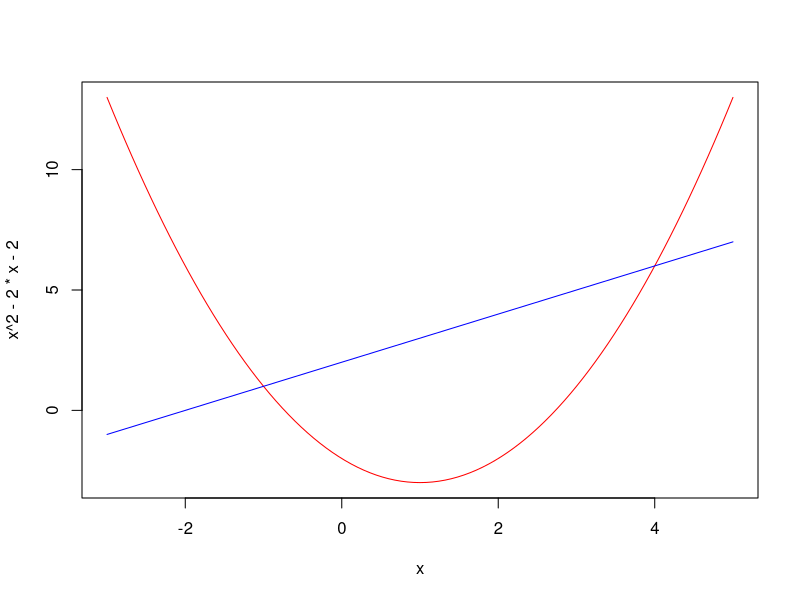

The R script that drew this image:
## ---- chunk 1
library(tidyverse)

## ---- chunk 2
rec <- function(x) {2*x - 9}
integrate(rec, lower = 4.5, upper = 8.5)

## ---- chunk 3
curve(x^2-2*x-2, -3, 5, col = "red")
curve(x+2, add = TRUE, col = "blue")

## ---- chunk 4
f <- function(x) {-x^2 + 3*x + 4}
integrate(f, lower = -1, upper = 4)

## ---- chunk 5
cost <-expression((907.5 / x) + 1.25*x)
D(cost, 'x')
